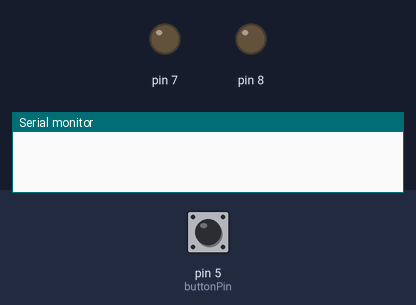
The sketch below on a simulated Arduino Uno, built with avr-gcc and run on an emulated ATmega328P. Shown: output pins drawn as LEDs (lit = HIGH), the last lines printed to the serial monitor. The test bench sets the inputs (shaded band); at power-on: pin 5 (buttonPin) LOW.

Above: at 1.2 s.
1.3 s: pin 5 (buttonPin) pulled HIGH for 0.15 s
At 2.3 s:
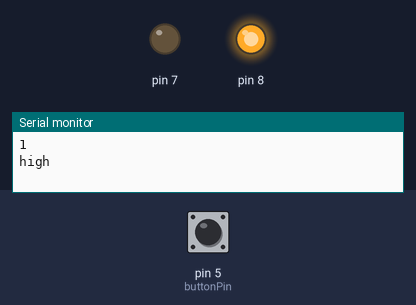
4.4 s: pin 5 (buttonPin) pulled HIGH for 1 s
At 6.0 s:
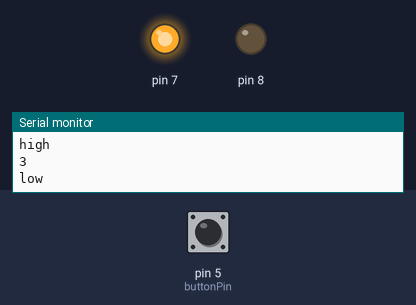
8.4 s: pin 5 (buttonPin) pulled HIGH for 3.2 s
At 10.1 s:
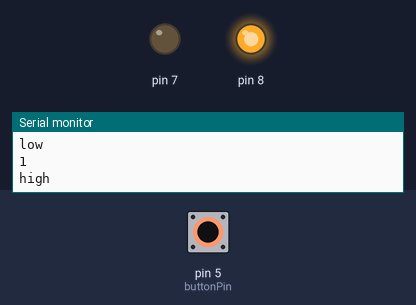
Timing chart, 0 to 12.2 s (numbered marks = the images above; inputs shaded):
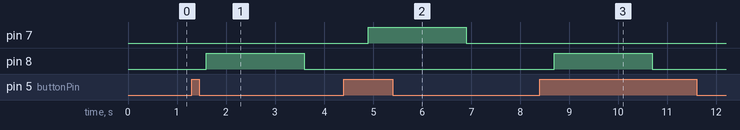

The sketch:

remote_both_direction_with_1_button_code.ino
```cpp
const int buttonPin = 5;     // the number of the pushbutton pin
     // the number of the LED pin
int flag  = 0;
// variables will change:
int buttonState = 0;         // variable for reading the pushbutton status

void setup() {
  // initialize the LED pin as an output:
  pinMode(7, OUTPUT);
  pinMode(8,OUTPUT);
  // initialize the pushbutton pin as an input:
  pinMode(buttonPin, INPUT);
  Serial.begin(7600);
}

void loop() {
  // read the state of the pushbutton value:
  buttonState = digitalRead(buttonPin);


 if (buttonState == HIGH)
 {

   flag = flag + 1;

     Serial.println(flag);
   delay(300);

  if(flag == 1)
    {digitalWrite(8, HIGH);
    digitalWrite(7,LOW);
      Serial.println("high");
      delay(2000);
    digitalWrite(8, LOW);
    digitalWrite(7,LOW);
 delay(1000);
   flag = 2;
     }

if(flag == 3)
{
  digitalWrite(7,HIGH);
digitalWrite(8, LOW);
  Serial.println("low");
  delay(2000);

    digitalWrite(8, LOW);
    digitalWrite(7,LOW);
    delay(1000);
    flag = 4;
  }


if(flag  == 4)
{flag = 0;
  }
 }
}
```

Measured:
- after the input at 1.3 s, pin 8: LOW → HIGH after 0.30 s, → LOW 2.0 s later
- after the input at 4.4 s, pin 7: LOW → HIGH after 0.50 s, → LOW 2.0 s later
- after the input at 8.4 s, pin 8: LOW → HIGH after 0.30 s, → LOW 2.0 s later
